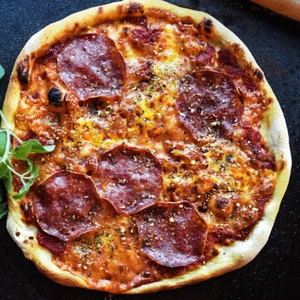
#> input picture Worksheets/data/BigSausage.png, 300 x 300 px, found by its file name
$ jupyter execute --allow-errors worksheet1-1b.ipynb
#> lines starting #> are read from the running program, lines starting #| are printed output that depends on the picture; after the words box and inside, x2 and y2 are one past the last pixel; in counts of white or black regions, pixels touching at a corner belong together
# Worksheet 1 - 1b

## Imports

[cell 1]
from skimage import color, io, measure, img_as_ubyte
from skimage.measure import profile_line
from skimage.filters import threshold_otsu
from skimage.transform import rescale, resize
import matplotlib.pyplot as plt
import numpy as np
import pydicom as dicom
import seaborn as sns
import pandas as pd
from sklearn import decomposition

## Basic Image handling

- read the image
- rescale image
- check dimensions and pixel type
- convert to gray scale
- display image with color maps
- display only one channel color of the image
- display gray image with thresholds
- display image with a mask

[cell 2]
in_dir = "../data/PizzaPCA/training"
im_name = "./BigSausage.png"

# Read the image.
# Here the directory and the image name is concatenated
# by "+" to give the full path to the image.
im_org = io.imread(
    in_dir + im_name
)  # im_org data type depends on the image format. usually jpg and png are uint8.
#> im_org is the input picture: shape (300, 300, 3); mean R, G, B 134.4, 90.8, 69

# rescale image
image_rescaled = rescale(im_org, 0.25, anti_aliasing=True, channel_axis=2)
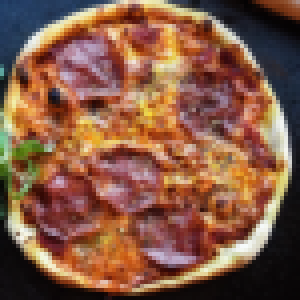
#> image_rescaled: shape (75, 75, 3) float64 (shown 4 times larger); mean R, G, B 0.527, 0.356, 0.271

# check dimensions and pixel type
print("image dimensions : ", im_org.shape)
#| image dimensions :  (300, 300, 3)
print("pixel type : ", im_org.dtype)
#| pixel type :  uint8

# convert to gray scale
im_gray = color.rgb2gray(im_org)  # dataype = float64
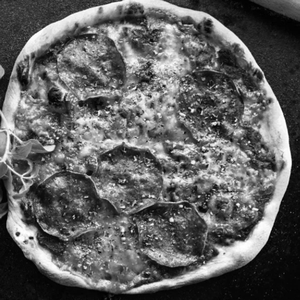
#> im_gray: shape (300, 300) float64; min 0, max 1, mean 0.386

# display image with color maps
io.imshow(
    im_gray, cmap="coolwarm"
)  # cool, hot, pink, copper, coolwarm, cubehelix, and terrain.
plt.title("image with color map")
io.show()

# display only one color channel of the image
im_org_r = im_org[
    :, :, 0
]  # extract all the x pixels, all the y pixels, and channel 0, that is Red
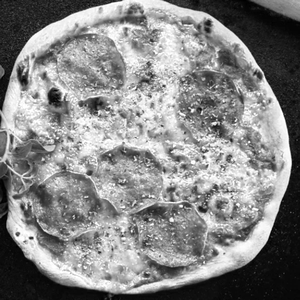
#> im_org_r: shape (300, 300); min 0, max 255, mean 134.4
io.imshow(im_org_r)
plt.title("red channel")
io.show()

# display gray image with thresholds. doesn't work if data type is float64
normalized_im_gray = (im_gray * 255).astype(np.uint8)
# or
normalized_im_gray = img_as_ubyte(im_gray)

io.imshow(normalized_im_gray, vmin=100, vmax=200)
plt.title("gray scale image with thresholds")
io.show()

# mask: all pixels above the threshold are set to white
mask = normalized_im_gray > 200
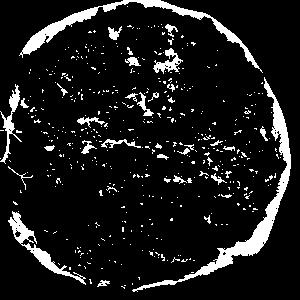
#> mask: shape (300, 300) bool; 10% white; 466 white regions (429 under 20 px), largest, box (x1, y1, x2, y2) and area: (132, 77, 291, 292) 2573, (19, 0, 263, 73) 1842, (8, 211, 86, 285) 863
io.imshow(mask)
io.show()

# rows form 0 to 30 are set to 0
im_org[:30] = 0
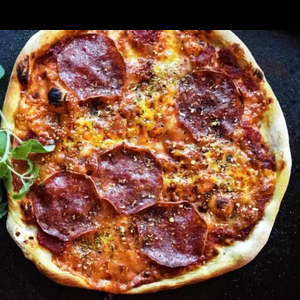
#> im_org: shape (300, 300, 3); 10% of pixels changed, all inside (x1, y1, x2, y2) = (0, 0, 300, 30)
io.imshow(im_org)
plt.title("first 30 rows set to 0")
io.show()

## Histograms

- display frequency of pixel values in gray image
- display frequency of a channel in color image

[cell 3]
# histogram of a gray scale image (float64)
plt.hist(im_gray.ravel(), bins=256, color="red", alpha=1.0)
plt.title("Image histogram")
io.show()
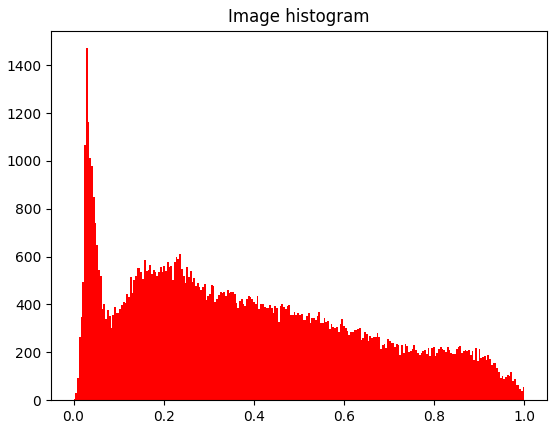
#> figure drawn by matplotlib, 1 panel; tallest bar 1471 high, from x = 0.0273 to 0.0312

# histogram of a rgb image (uint8)
# extract a color channel, for example red
red_channel = im_org[:, :, 0].ravel()
h = plt.hist(red_channel, bins=256, color="red", alpha=0.7)
bin_number = 150
number_of_pixels = h[0][150]
#> number_of_pixels = 398
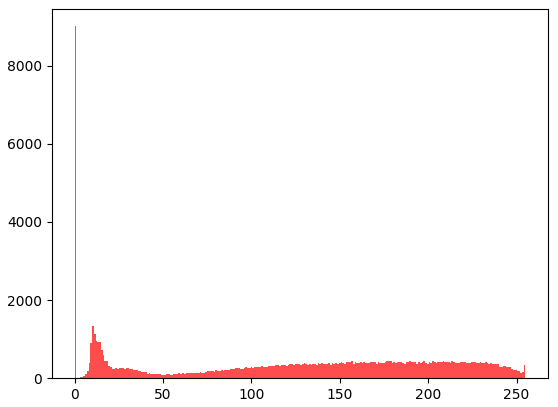
#> figure drawn by matplotlib, 1 panel; tallest bar 9009 high, from x = 0 to 0.996

$ run again, with Worksheets/data/MissingCat.jpg saved as Worksheets/data/BigSausage.png
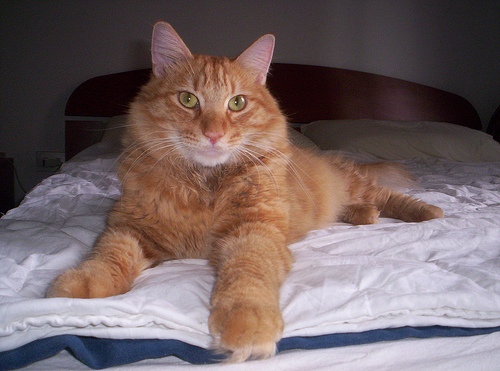
#> input picture Worksheets/data/MissingCat.jpg, 500 x 371 px, found by its file name
#> im_org is the input picture: shape (371, 500, 3); mean R, G, B 117.3, 100.9, 100.9
#| image dimensions :  (371, 500, 3)
#| pixel type :  uint8
#> `mask = normalized_im_gray > 200`:
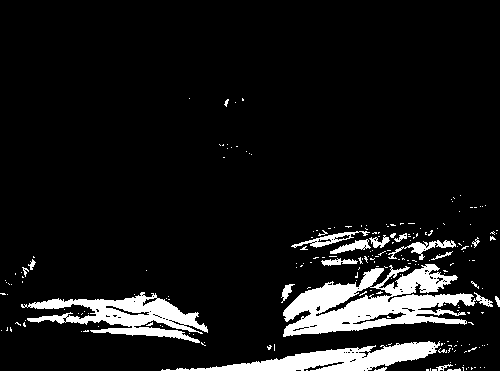
#> mask: shape (371, 500) bool; 9.1% white; 216 white regions (194 under 20 px), largest, box (x1, y1, x2, y2) and area: (283, 264, 493, 337) 7102, (21, 292, 208, 343) 3859, (161, 341, 440, 371) 3397
#> im_org: shape (371, 500, 3); 8.09% of pixels changed, all inside (x1, y1, x2, y2) = (0, 0, 500, 30)
#> number_of_pixels = 684
#> `[cell 3] # histogram of a gray scale image (float64) plt.hist(im_gray...`:
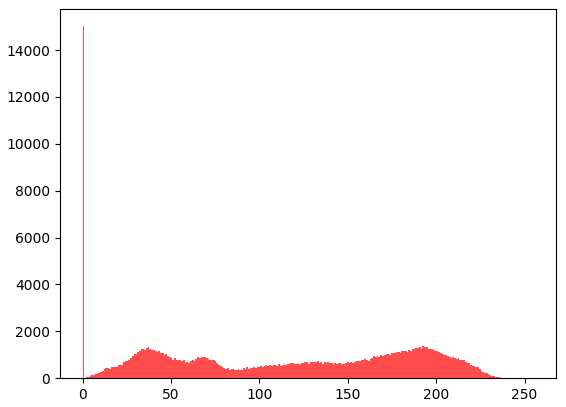
#> figure drawn by matplotlib, 1 panel; tallest bar 15021 high, from x = 0 to 0.996

$ run again, with Worksheets/data/ModelCat.jpg saved as Worksheets/data/BigSausage.png
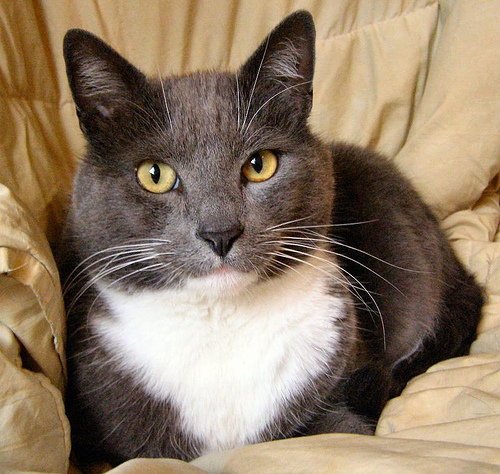
#> input picture Worksheets/data/ModelCat.jpg, 500 x 474 px, found by its file name
#> im_org is the input picture: shape (474, 500, 3); mean R, G, B 143.1, 124.1, 102.4
#| image dimensions :  (474, 500, 3)
#| pixel type :  uint8
#> `mask = normalized_im_gray > 200`:
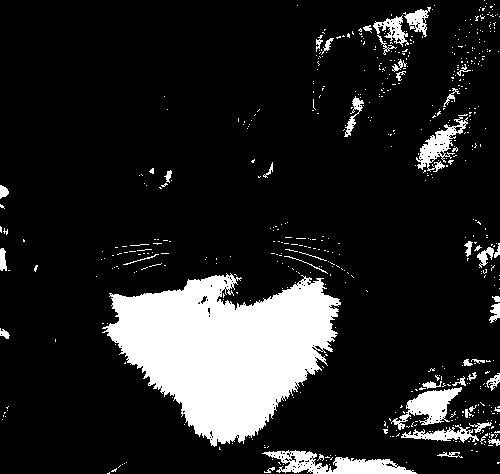
#> mask: shape (474, 500) bool; 14.2% white; 569 white regions (524 under 20 px), largest, box (x1, y1, x2, y2) and area: (102, 273, 341, 447) 24414, (262, 450, 417, 474) 1796, (391, 387, 462, 430) 1227
#> im_org: shape (474, 500, 3); 6.33% of pixels changed, all inside (x1, y1, x2, y2) = (0, 0, 500, 30)
#> number_of_pixels = 702
#> `[cell 3] # histogram of a gray scale image (float64) plt.hist(im_gray...`:
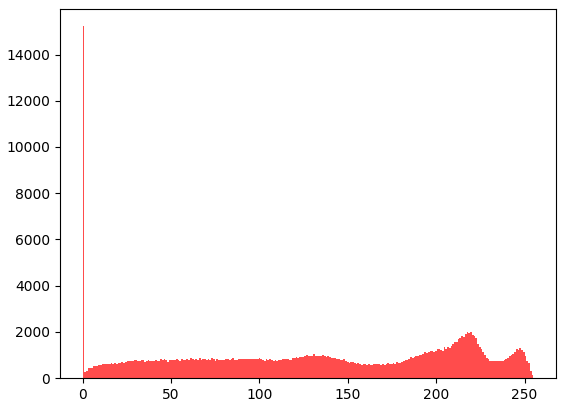
#> figure drawn by matplotlib, 1 panel; tallest bar 15224 high, from x = 0 to 0.996
